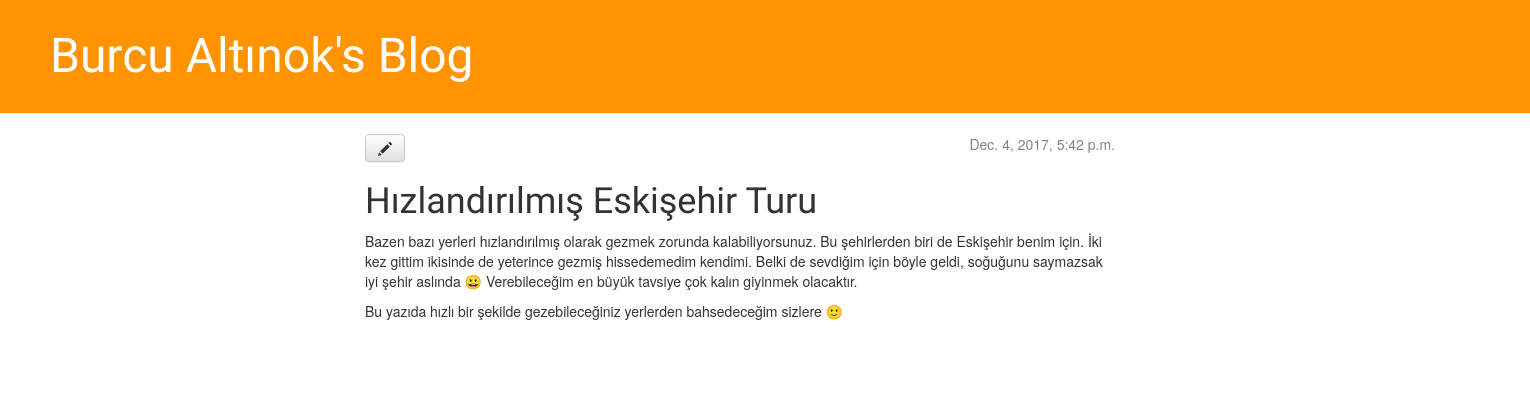
/post/5/, run on the app's committed database.
### blog/models.py (models this page shows, shortened)
class Post(models.Model): #Modelimizi nesne turunden tanimladik
    yazar = models.ForeignKey('auth.User')
    baslik = models.CharField(max_length=200) #kısa metinleri tanımlar.
    yazi = models.TextField() #uzun metinleri tanımlar.
    yaratilma_tarihi = models.DateTimeField(
           default=timezone.now)
    yayinlanma_tarihi = models.DateTimeField(
           blank=True, null=True)

### blog/views.py (the view)
# urls.py: url(r'^post/(?P<pk>[0-9]+)/$', views.post_detail, name='post_detail'),
def post_detail(request, pk):
    post = get_object_or_404(Post, pk=pk)
    return render(request, 'blog/post_detail.html', {'post': post})

### blog/templates/blog/post_detail.html
{% extends 'blog/base.html' %}
{% block content %}
    <div class="post">
        {% if post.yayinlanma_tarihi %}
            <div class="date">
                {{ post.yayinlanma_tarihi }}
            </div>
        {% endif %}
        <a class="btn btn-default" href="{% url 'post_edit' pk=post.pk %}"><span class="glyphicon glyphicon-pencil"></span></a>
        <h1>{{ post.baslik }}</h1>
        <p>{{ post.yazi|linebreaks }}</p>
    </div>
{% endblock %}

### blog/static/css/blog.css (style rules this page uses)
body { padding-left: 0px; }
h1, h2, h3, h4 { font-family: 'Lobster', cursive; }
.date { float: right; color: #828282; }
.post { margin-bottom: 70px; }

### data on the page
Post: yayinlanma_tarihi "Dec. 4, 2017, 5:42 p.m.", baslik "Hızlandırılmış Eskişehir Turu", yazi "Bazen bazı yerleri hızlandırılmış olarak gezmek zorunda kalabiliyorsunuz. Bu şehirlerden biri de Eskişehir benim için. İki kez gittim ikisinde de yeterince gezmiş hissedemedim kendimi. Belki de sevdiğim için böyle geldi, soğuğunu saymazsak iyi şehir aslında 😀 Verebileceğim en büyük tavsiye çok kalın giyinmek olacaktır. Bu yazıda hızlı bir şekilde gezebileceğiniz yerlerden bahsedeceğim sizlere 🙂"
